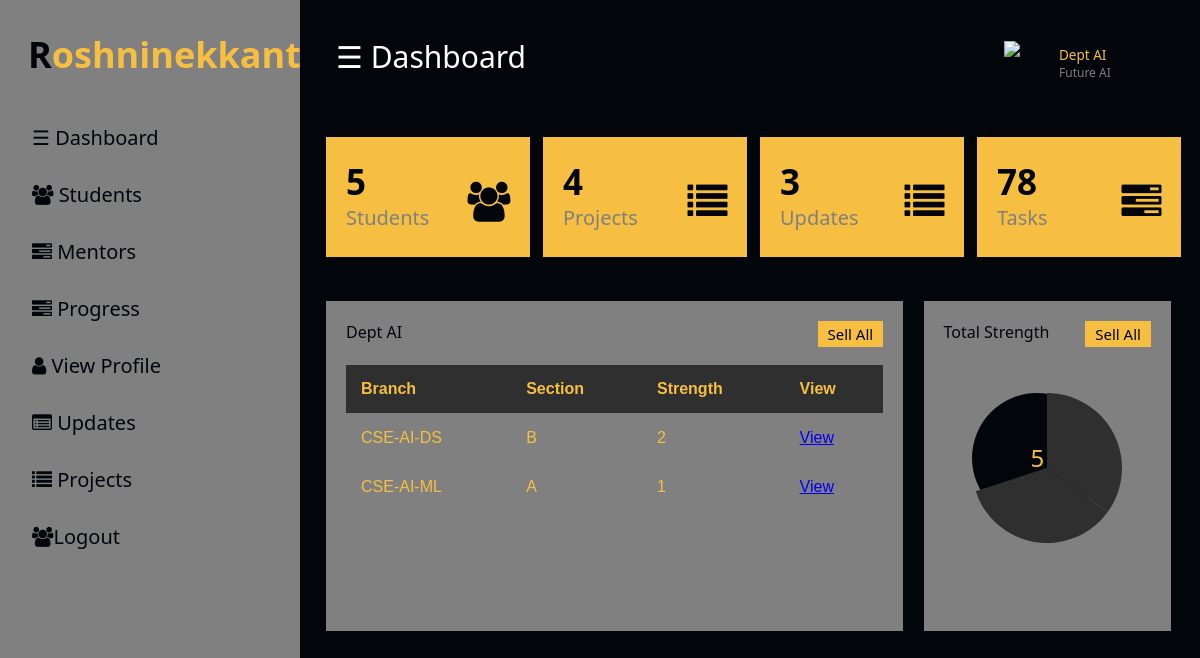
The app's page /home (signed in) with its own data.
### home/models.py (models this page shows, shortened)
class Contact(models.Model):
    staff = models.OneToOneField(User, on_delete=models.CASCADE,null=True)
    fullname = models.CharField(max_length=60)
    branch = models.CharField(max_length=100,choices=BRANCH,null=True)
    stdyear = models.CharField(max_length=6)
    phno = models.CharField(max_length=12)
    git = models.CharField(max_length=100)
    linkedin = models.CharField(max_length=100)
    hrank = models.CharField(max_length=100)
    aadhar = models.CharField(max_length=16)
    addr = models.TextField()
    adnum=models.CharField(max_length=11)
    image = models.ImageField(default='mysite\templates\avatar.jpg',upload_to='contact_images')
    section = models.CharField(max_length=100,choices=SEC,null=True)

### home/views.py (the view)
# urls.py: path('', views.index, name='home'),
@login_required(login_url="/login/")
def index(request):
    orders_stu = Orders.objects.all()
    contacts = Contact.objects.all()
    total_users = User.objects.count()
    total_projects = Project.objects.count()
    grouped_contacts = {}
    for contact in contacts:
        branch_section_key = (contact.branch, contact.section)
        if branch_section_key not in grouped_contacts:
            grouped_contacts[branch_section_key] = []
        grouped_contacts[branch_section_key].append(contact)
    with connection.cursor() as cursor:
        cursor.execute("SELECT * FROM home_certi")
        certies = cursor.fetchall()
    if request.method == "POST":
        form = OrdersForm(request.POST)
        if form.is_valid():
            instance = form.save(commit=False)
            instance.staff = request.user
            instance.save()
            return redirect("home")
    else:
        form = OrdersForm()
    context = {
        "orders_stu": orders_stu,
        "form": form,
        "certies": certies,
        "total_users": total_users,
        "total_projects": total_projects,
        "grouped_contacts": grouped_contacts,
    }
    return render(request, "index.html", context)

### templates/index.html (shortened to what this page needs)
<!Doctype HTML>
	<html>
	<head>
		<link rel="stylesheet" href="css/style.css" type="text/css"/>
		<link rel="stylesheet" href="https://cdnjs.cloudflare.com/ajax/libs/font-awesome/4.7.0/css/font-awesome.min.css">
	</head>
	<body>
		<div id="mySidenav" class="sidenav">
            <p class="logo">
                <span class="initial">{{ user.username|slice:":1" }}</span>{{ user.username|slice:"1:" }}
            </p>
            <a href="home" class="icon-a">☰ Dashboard</a>
            {% if user.is_authenticated and user.is_staff and user.is_superuser%}
            <a href="view_students"class="icon-a"><i class="fa fa-users icons"></i>   Students</a>
            <a href="operations_dashboard"class="icon-a"><i class="fa fa-tasks icons"></i>   Mentors</a>
            <a href="#"class="icon-a"><i class="fa fa-tasks icons"></i>   Progress</a>
            {%endif%}
            <a href="profile"class="icon-a"><i class="fa fa-user icons"></i>   View Profile</a>
            <a href="certi"class="icon-a" href="{% url 'student_index'%}"><i class="fa fa-list-alt icons"></i>   Updates</a>
            <a class="icon-a" href="{% url 'project_list' %}">
                <i class="fa fa-list icons"></i> Projects
            </a>
            <a href="{% url 'logout' %}"class="icon-a"><i class="fa fa-users icons"></i>Logout</a>
	  </div>
    <div id="main">
      <div class="head">
        <div class="col-div-6">
          <span style="font-size:30px;cursor:pointer; color: white;" class="nav"  >☰ Dashboard</span>
        </div>
      {% if user.is_authenticated and user.is_staff and user.is_superuser%}
      <div class="col-div-6">
        <div class="profile">
          <img src="images/user.png" class="pro-img" />
          <p>Dept AI<span>Future AI</span></p>
        </div>
      </div>
      </div>
		<br/>
		<div class="col-div-3">
			<div class="box">
                <a href="{% url 'view_students' %}" style="text-decoration: none; color: inherit;">
				<p>{{ total_users }}<br/><span>Students</span></p>
				<i class="fa fa-users box-icon"></i>
                </a>
			</div>
		</div>
        <div class="col-div-3">
            <div class="box">
                <a href="{% url 'filter_projects' %}" style="text-decoration: none; color: inherit;">
                    <p>{{ total_projects }}<br/><span>Projects</span></p>
                    <i class="fa fa-list box-icon"></i>
                </a>
            </div>
        </div>
		<div class="col-div-3">
			<div class="box">
                <a href="{% url 'certi' %}" style="text-decoration: none; color: inherit;">
				<p>{{certies|length}}<br/><span>Updates</span></p>
				<i class="fa fa-list box-icon"></i>
                </a>
			</div>
		</div>
		<div class="col-div-3">
			<div class="box">
				<p>78<br/><span>Tasks</span></p>
				<i class="fa fa-tasks box-icon"></i>
			</div>
		</div>
		<br/><br/>
		<div class="col-div-8">
			<div class="box-8">
			<div class="content-box">
				<p>Dept AI <span>Sell All</span></p>
				<br/>
				<table>
          {% if grouped_contacts %}
    <table>
        <thead>
            <tr>
                <th>Branch</th>
                <th>Section</th>
                <th>Strength</th>
                <th>View</th>
            </tr>
        </thead>
        <tbody>
            {% for branch_section, contacts in grouped_contacts.items %}
                <tr>
                    <td>{{ branch_section.0 }}</td>
                    <td>{{ branch_section.1 }}</td>
                    <td>{{ contacts|length }}</td>
                    <td>
                      <a class="btn btn-info btn-sm" href="{% url 'view_students_by_branch_section' branch=branch_section.0 section=branch_section.1 %}">View</a>
                    </td>
                </tr>
            {% endfor %}
        </tbody>
    </table>
{% else %}
    <p>No contacts found.</p>
{% endif %}
	      </table>
			</div>
		</div>
	</div>
		<div class="col-div-4">
			<div class="box-4">
			<div class="content-box">
				<p>Total Strength<span>Sell All</span></p>
				<div class="circle-wrap">
	    <div class="circle">
	      <div class="inside-circle">
          <p>{{ total_users }}</p>
        </div>
	    </div>
	  </div>
			</div>
		</div>
		</div>
  {%else%}
  <div id="main">
    <div class="head">
        <div class="col-div-6">
          {% include 'student_index.html'%}
	{% endif %}
</div>
	</body>
	</html>

### templates/index.html (style rules this page uses)
body { margin: 0px; padding: 0px; background-color: #02050A; font-family: system-ui; }
#mySidenav .logo .initial { color: #02050A !important; text-transform: uppercase; }
.logo { margin: 0px; margin-left: 28px; font-weight: bold; color: #F6BF41; margin-bottom: 30px; }
.logo span { color: #808080; }
.sidenav { margin: 0; height: 100%; width: 300px; position: absolute; z-index: 1; top: 0; left: 0; background-color: #808080; overflow: hidden; transition: 0.5s; padding-top: 30px; }
.sidenav a { padding: 15px 8px 15px 32px; text-decoration: none; font-size: 20px; color: #02050A; display: block; transition: 0.3s; }
.sidenav { position: absolute; top: 0; right: 25px; font-size: 36px; }
#main { transition: margin-left .5s; padding: 16px; margin-left: 300px; }
.head { padding: 20px; }
.col-div-6 { width: 50%; float: left; }
.profile { display: inline-block; float: right; width: 160px; }
.pro-img { float: left; width: 40px; margin-top: 5px; }
.profile p { color: #F6BF41; font-weight: 500; margin-left: 55px; margin-top: 10px; font-size: 13.5px; }
.profile p span { font-weight: 400; font-size: 12px; display: block; color: #808080; }
.col-div-3 { width: 25%; float: left; }
.box { width: 85%; height: 100px; background-color: #F6BF41; margin-left: 10px; padding: 10px; }
.box p { font-size: 35px; color: #02050A; font-weight: bold; line-height: 30px; padding-left: 10px; margin-top: 20px; display: inline-block; }
.box p span { font-size: 20px; font-weight: 400; color: #808080; }
.box-icon { font-size: 40px!important; float: right; margin-top: 35px!important; color: #02050A; padding-right: 10px; }
.col-div-8 { width: 70%; float: left; }
.col-div-4 { width: 30%; float: left; }
.content-box { padding: 20px; }
.content-box p { margin: 0px; font-size: 20px; color: #808080; }
.content-box p span { float: right; background-color: #F6BF41; padding: 3px 10px; font-size: 15px; }
.box-8, .box-4 { width: 95%; background-color: #808080; height: 330px; }
.box-8 { margin-left: 10px; }
table { font-family: arial, sans-serif; border-collapse: collapse; width: 100%; }
thead { background-color: #2F2F2F; }
th { color: #F6BF41; padding: 15px; text-align: left; }
td, th { text-align: left; padding: 15px; color: #F6BF41; border-bottom: 1px solid #808080; }
.circle-wrap { margin: 50px auto; width: 150px; height: 150px; background: #808080; border-radius: 50%; }
.circle-wrap .inside-circle { width: 130px; height: 130px; border-radius: 50%; background-color: #02050A; color: #F6BF41; font-size: 24px; display: flex; justify-content: center; align-items: center; }
.circle-wrap .inside-circle p { color: #F6BF41; font-size: 24px; }
.content-box p { color: #02050A; font-size: 16px; }

### records on screen
Contact: branch "CSE-AI-DS", section "B", contacts "2"
Contact: branch "CSE-AI-ML", section "A", contacts "1"

### other values on screen
{{ user.username|slice:":1" }} "R"
{{ total_users }} "5"
{{ total_projects }} "4"
{{ certies|length }} "3"
